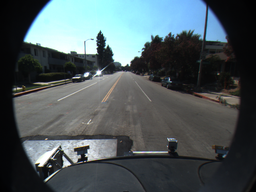
#> input picture images/lane_detection/f00000.png, 256 x 192 px, shrunk from 640 x 480 before the run
$ jupyter execute 05_BlockMatching_HarrisCorners.ipynb   (shell and % lines are left out)   (text cells are left out)
#> lines starting #> are read from the running program, lines starting #| are printed output that depends on the picture; after the words box and inside, x2 and y2 are one past the last pixel; in counts of white or black regions, pixels touching at a corner belong together; pictures that were not available may be replaced by others from this repository, and a replacement may not be noted
[cell 1]
import matplotlib.pyplot as plt
from skimage import io, data, feature, color
from scipy.ndimage.filters import sobel
import numpy as np
import math
import cv2

# Chose other images if you like
lane1 = io.imread('images/lane_detection/f00000.png')
#> lane1 is the input picture: shape (192, 256, 3); mean R, G, B 76.8, 88.1, 91.4
lane2 = io.imread('images/lane_detection/f00001.png')
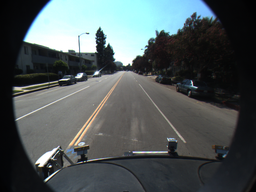
#> input picture images/lane_detection/f00002.png, 256 x 192 px, shrunk from 640 x 480 before the run, given in place of f00001.png, which was not available
#> lane2 is the input picture: shape (192, 256, 3); mean R, G, B 79, 87.3, 88.4

# Footage from our Neurocopter project:
# http://berlinbiorobotics.blog/projects/neurocopter/
copter1 = io.imread('images/copter_flight/frame001.jpg')
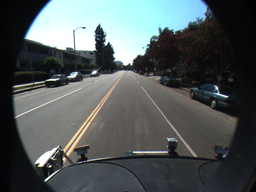
#> input picture images/lane_detection/f00004.png, 256 x 192 px, shrunk from 640 x 480 before the run, given in place of frame001.jpg, which was not available
#> copter1 is the input picture: shape (192, 256, 3); mean R, G, B 81, 88.2, 88.9
copter2 = io.imread('images/copter_flight/frame002.jpg')

fig = plt.figure(figsize=(15, 10))
ax11 = plt.subplot(2, 2, 1)
ax12 = plt.subplot(2, 2, 2)
ax21 = plt.subplot(2, 2, 3)
ax22 = plt.subplot(2, 2, 4)

ax11.imshow(lane1)
ax12.imshow(lane2)

ax21.imshow(copter1)
ax22.imshow(copter2)
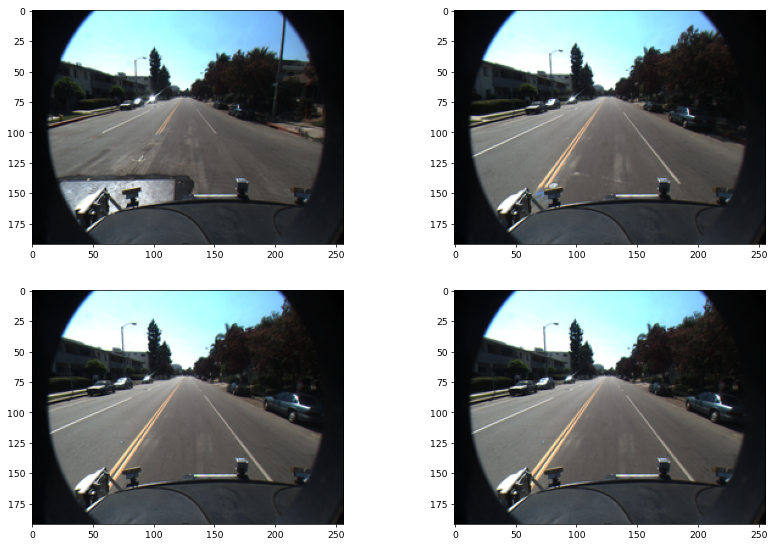
#> figure drawn by matplotlib, 4 panels

[cell 2]
def _createEmptyH(img):
    _arr = np.zeros(img.shape, dtype= object)
    for i in range(0, len(_arr)):
        for u in range(0, len(_arr[0])):
            _arr[i][u] = np.zeros((2,2))
    return _arr

def devProducts(iX, iY):
    iX2 = iX*iX
    iY2 = iY*iY
    iYX = iY*iX
    return iX2, iY2, iYX


def sumWindow(y, x, matrix, windowSize):
    delta = windowSize // 2
    return matrix[y-delta: y+delta, x-delta: x+ delta].sum()

def findHarris(img):
    print("Finding harris...")
    windowSize = 20
    offset = windowSize//2
    k = 0.04
    threshHold = 10000
    iX = sobel(img, axis = 0, mode='constant')
    iY = sobel(img, axis = 1, mode='constant')
    iX2, iY2, iXY = devProducts(iX, iY)
    H = _createEmptyH(img)
    R = _createEmptyH(img)
    corners = []
    for i in range(offset, len(img)-offset):
        for u in range(offset, len(img[0])-offset):
            sX2 = sumWindow(i, u, iX2, windowSize)
            sY2 = sumWindow(i, u, iY2, windowSize)
            sXY = sumWindow(i, u, iXY, windowSize)
            H[i][u] = np.array([[sX2, sXY],[sXY, sY2]])
            singleR = (sX2*sY2 - np.square(sXY)) - (k * np.square(sX2 + sY2))
            if(singleR > threshHold):
                corners.append([float(u), float(i)])
                R[i][u] = singleR
    return H, R, np.float32(np.array(corners))
def findAndDrawFlowVectors(p0, old_gray, firstFrame = 'images/copter_flight/frame001.jpg'):
    print("Scaning frames...", end='')
    colorTemp = np.random.randint(0,255,(38220,3))
    cap = cv2.VideoCapture(firstFrame, cv2.CAP_IMAGES)
    ret,frame = cap.read()
    old_gray = cv2.cvtColor(frame, cv2.COLOR_BGR2GRAY)
    lk_params = dict( winSize  = (20,20), maxLevel = 2, criteria = (cv2.TERM_CRITERIA_EPS | cv2.TERM_CRITERIA_COUNT, 10, 0.03))
    mask = np.zeros_like(old_gray)
    o = 0
    allPoints = []
    while(o<99):
        if(o%10==0): print('.', end='')
        ret,frame = cap.read()
        frame_gray = cv2.cvtColor(frame, cv2.COLOR_BGR2GRAY)
        p1, st, err = cv2.calcOpticalFlowPyrLK(old_gray, frame_gray, p0, None, **lk_params)
        allPoints.append(p1)
        good_new = p1#[st == 1]
        good_old = p0#[st == 1]
        for i,(new,old) in enumerate(zip(good_new,good_old)):
            a,b = new.ravel()
            c,d = old.ravel()
            mask = cv2.line(mask, (a,b),(c,d), colorTemp[i].tolist(), 2)
            frame_gray = cv2.circle(frame_gray,(a,b),5,colorTemp[i].tolist(),-1)

        img = cv2.add(frame_gray,mask)

      # [4 lines of commented-out code are left out]

        old_gray = frame_gray.copy()
        p0 = good_new.reshape(-1,1,2)
        o+=1
    return img

grayCopter = color.rgb2gray(copter1)
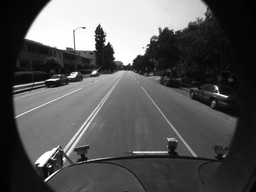
#> grayCopter: shape (192, 256) float64; min 0.00392, max 1, mean 0.34

fig = plt.figure(figsize=(50, 50))
axis1 = plt.subplot(2, 2, 1)
H, R, corners = findHarris(grayCopter)
#> in findHarris, `iY = sobel(img, axis = 1, mode='constant')`:
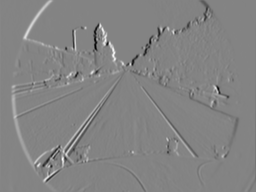
#> iY: shape (192, 256) float64; min -3.56, max 3.32, mean 0.000361; drawn with min black and max white
#> in devProducts, `iYX = iY*iX`:
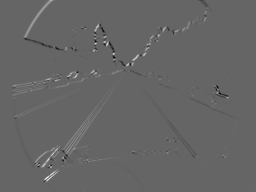
#> iYX: shape (192, 256) float64; min -4.87, max 7.34, mean 0.0222; drawn with min black and max white
#> the loop in findHarris, `for i in range(offset, len(img)-offset):` made 172 passes
allPoints = findAndDrawFlowVectors(corners, grayCopter)
#> the loop in findAndDrawFlowVectors, `for i,(new,old) in enumerate(zip(good_new,good_old)):` made 4910 passes
#> old on passes 1 to 3: [197, 10], [198, 10], [199, 10]
#> pass 1, in findAndDrawFlowVectors, `mask = cv2.line(mask, (a,b),(c,d), colorTemp[i].tolist(), 2)`:
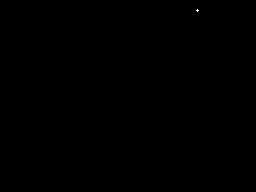
#> mask: shape (192, 256); values 0 (black) and 172 (white), 0.01% white in thin lines or dots, all inside (x1, y1, x2, y2) = (196, 9, 199, 12)
#> after the loop in findAndDrawFlowVectors, `for i,(new,old) in enumerate(zip(good_new,good_old)):`:
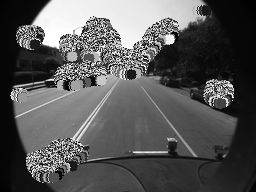
#> frame_gray: shape (192, 256); min 0, max 255, mean 87
#> after the loop in findAndDrawFlowVectors, `for i,(new,old) in enumerate(zip(good_new,good_old)):`:
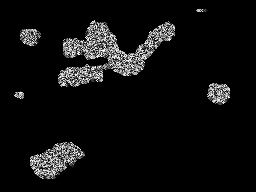
#> mask: shape (192, 256); min 0, max 254, mean 14.5
#> in findAndDrawFlowVectors, `img = cv2.add(frame_gray,mask)`:
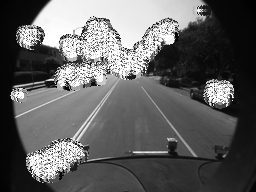
#> img: shape (192, 256); min 0, max 255, mean 96.8

axis1.imshow(allPoints)
plt.tight_layout()
plt.show()
